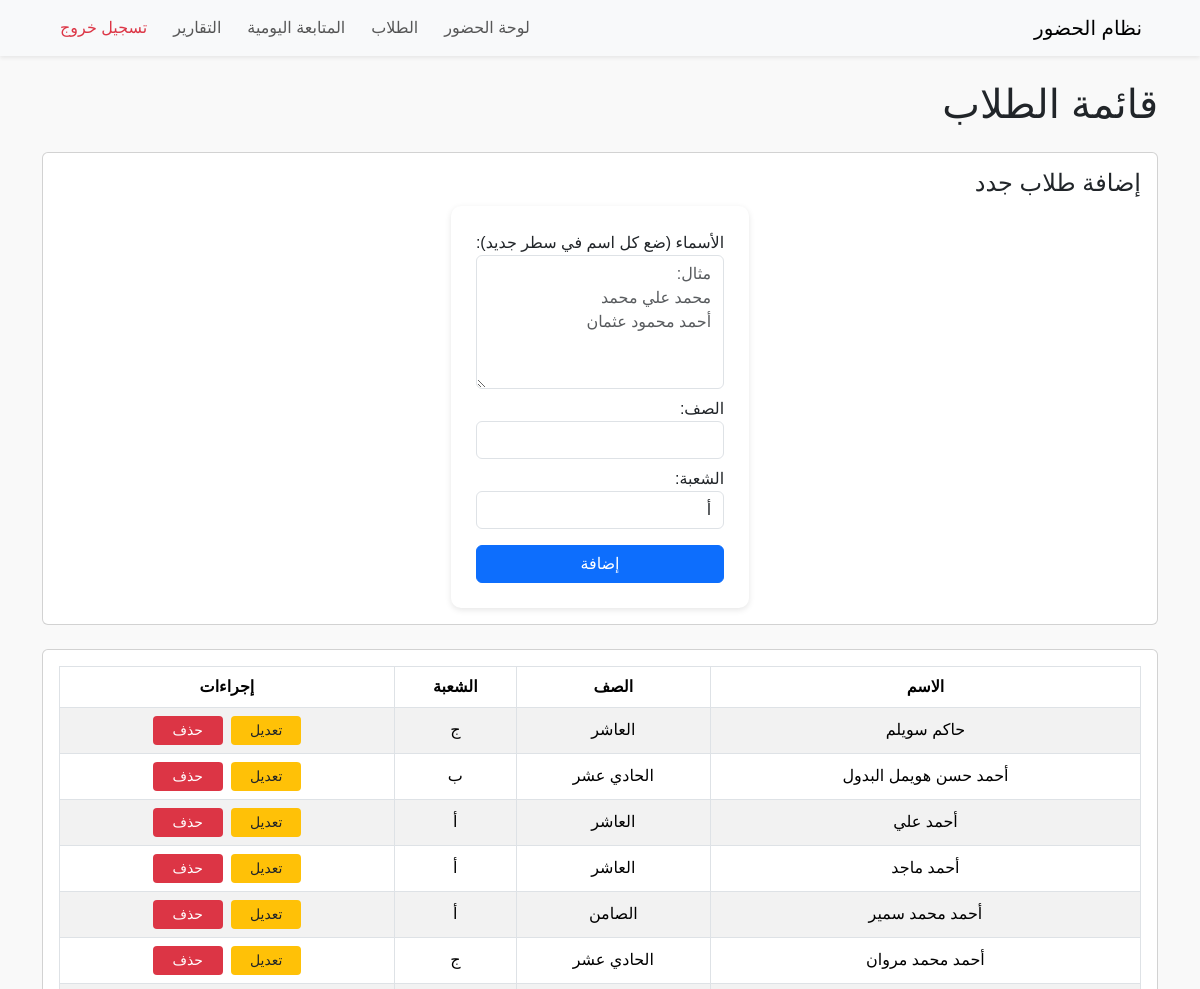
Before: /students (upper part) with the older database file.
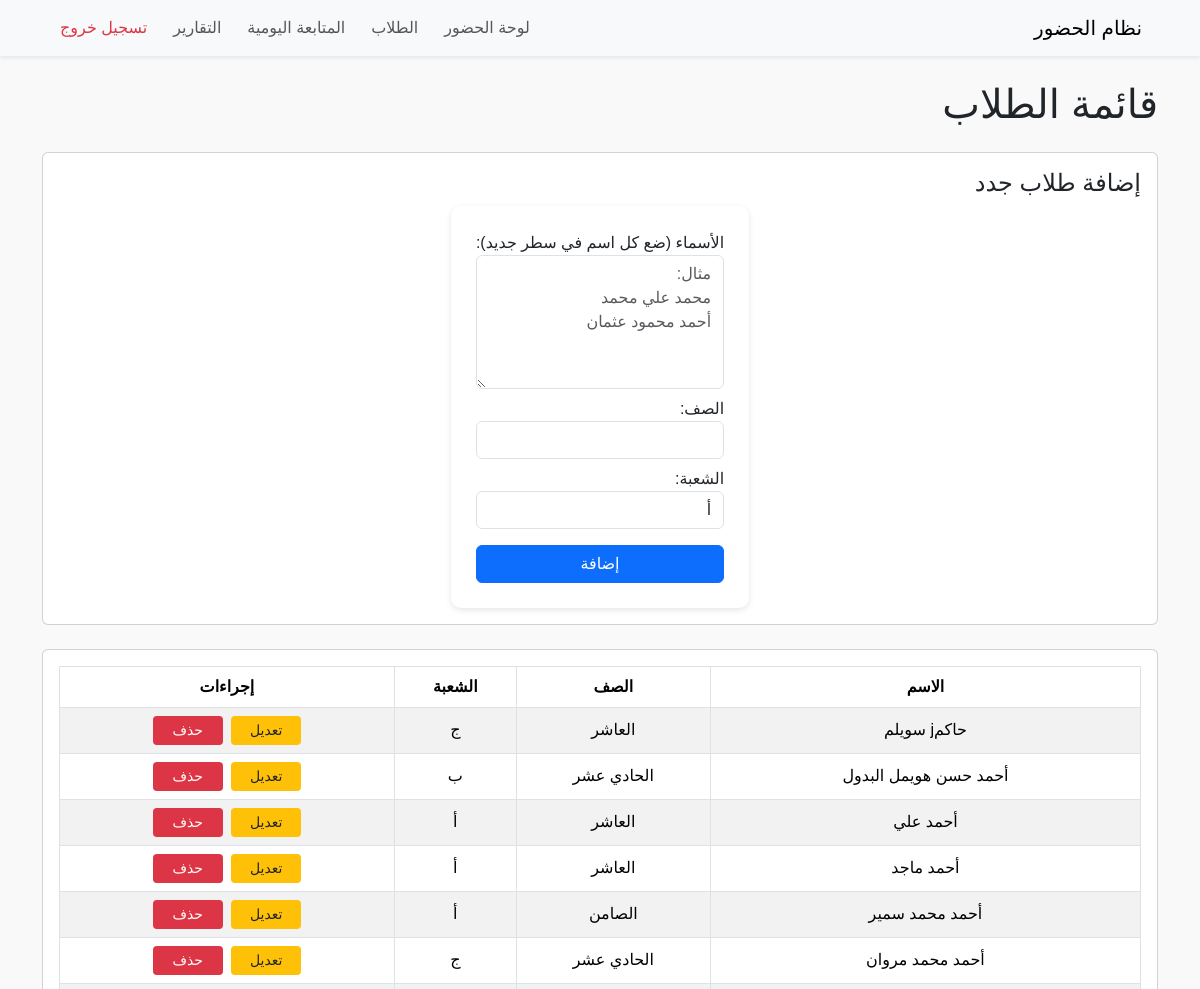
After: the same page with the newer database file.
### tables this page shows
CREATE TABLE students (
    id INTEGER PRIMARY KEY AUTOINCREMENT,
    student_name TEXT NOT NULL,
    username TEXT,
    password TEXT
, class_name TEXT, section TEXT, school_id INTEGER REFERENCES schools(id));

### students.py (the view, shortened to what this page needs)
def students():
    conn = get_db_connection()
    students_list = conn.execute('SELECT * FROM students ORDER BY student_name').fetchall()
    conn.close()
    return render_template('students.html', students=students_list)

### db.py (called while the page is built)
def get_db_connection():
    conn = sqlite3.connect(DB_NAME)
    conn.row_factory = sqlite3.Row
    return conn

### templates/students.html (shortened to what this page needs)
{% include 'partials/header.html' %}
{% include 'partials/navbar.html' %}
<div class="container mt-4">
    <h1 class="mb-4">قائمة الطلاب</h1>
    <div class="card mb-4 p-3">
        <h4>إضافة طلاب جدد</h4>
        <form method="POST" id="addStudentForm">
            <div class="mb-2">
                <label>الأسماء (ضع كل اسم في سطر جديد):</label>
                <textarea name="student_names" rows="5" class="form-control" placeholder="مثال:&#10;محمد علي محمد&#10;أحمد محمود عثمان" required></textarea>
            </div>
            <div class="mb-2">
                <label>الصف:</label>
                <input type="text" name="class_name" required class="form-control">
            </div>
            <div class="mb-2">
                <label>الشعبة:</label>
                <select name="section" required class="form-control">
                    <option value="أ">أ</option>
                </select>
            </div>
            <button type="submit" class="btn btn-primary mt-2">إضافة</button>
        </form>
    </div>
    <div class="card p-3">
        <table class="table table-bordered table-striped">
            <thead>
                <tr>
                    <th>الاسم</th>
                    <th>الصف</th>
                    <th>الشعبة</th>
                    <th>إجراءات</th>
                </tr>
            </thead>
            <tbody>
                {% for student in students %}
                <tr data-student-id="{{ student.id }}">
                    <td class="name">{{ student.student_name }}</td>
                    <td class="class">{{ student.class_name }}</td>
                    <td class="section">{{ student.section }}</td>
                    <td>
                        <button class="btn btn-sm btn-warning editBtn">تعديل</button>
                        <button class="btn btn-sm btn-danger deleteBtn">حذف</button>
                    </td>
                </tr>
                {% endfor %}
            </tbody>
        </table>
    </div>
</div>
{% include 'partials/footer.html' %}

### templates/partials/header.html (shortened to what this page needs)
<!DOCTYPE html>
<html lang="ar">
<head>
    <link href="https://cdn.jsdelivr.net/npm/bootstrap@5.3.2/dist/css/bootstrap.min.css" rel="stylesheet">
    <link type="text/css" rel="stylesheet" href="https://cdn.jsdelivr.net/npm/jsgrid@1.5.3/dist/jsgrid.min.css" />
    <link type="text/css" rel="stylesheet" href="https://cdn.jsdelivr.net/npm/jsgrid@1.5.3/dist/jsgrid-theme.min.css" />
    <link rel="stylesheet" href="{{ url_for('static', filename='css/style.css') }}?v=1.0">
</head>
<body>

### templates/partials/navbar.html (shortened to what this page needs)
<nav class="navbar navbar-expand-lg navbar-light bg-light shadow-sm">
    <div class="container">
        <a class="navbar-brand" href="{{ url_for('dashboard') }}">نظام الحضور</a>
        <div class="collapse navbar-collapse" id="navbarNav">
            <ul class="navbar-nav me-auto mb-2 mb-lg-0">
                <li class="nav-item">
                    <a class="nav-link" href="{{ url_for('dashboard') }}">لوحة الحضور</a>
                </li>
                <li class="nav-item">
                    <a class="nav-link" href="{{ url_for('students') }}">الطلاب</a>
                </li>
                <li class="nav-item">
                    <a class="nav-link" href="{{ url_for('tracking_page') }}">المتابعة اليومية</a>
                </li>
                <li class="nav-item">
                    <a class="nav-link" href="{{ url_for('reports_page') }}">التقارير</a>
                </li>
                <li class="nav-item">
                    <a class="nav-link text-danger" href="{{ url_for('logout') }}">تسجيل خروج</a>
                </li>
            </ul>
        </div>
    </div>
</nav>

### templates/partials/footer.html (shortened to what this page needs)
</body>
</html>

### static/css/style.css (style rules this page uses)
html, body { height: 100%; margin: 0; padding: 0; }
body { font-family: 'Tajawal', sans-serif; background-color: #f9f9f9; direction: rtl; text-align: right; display: flex; flex-direction: column; min-height: 100vh; }
.navbar { width: 100% !important; padding-left: 0 !important; padding-right: 0 !important; }
.navbar .nav-link { margin-left: 10px; }
table { width: 100%; border-collapse: collapse; direction: rtl; }
th, td { text-align: center; padding: 10px; vertical-align: middle; }
th { background-color: #f8f9fa; }
td button { min-width: 70px; margin: 0 2px; }
.btn-warning { background-color: #ffc107; border: none; color: #212529; }
.btn-danger { background-color: #dc3545; border: none; }
form { max-width: 400px; margin: 0 auto; background-color: #fff; padding: 25px; border-radius: 10px; box-shadow: 0 2px 6px rgba(0,0,0,0.1); }
form button { width: 100%; padding: 10px; margin-top: 10px; }

Changed rows visible on the page:
changed students: student_name "حاكم سويلم" → "حاكمj سويلم"
